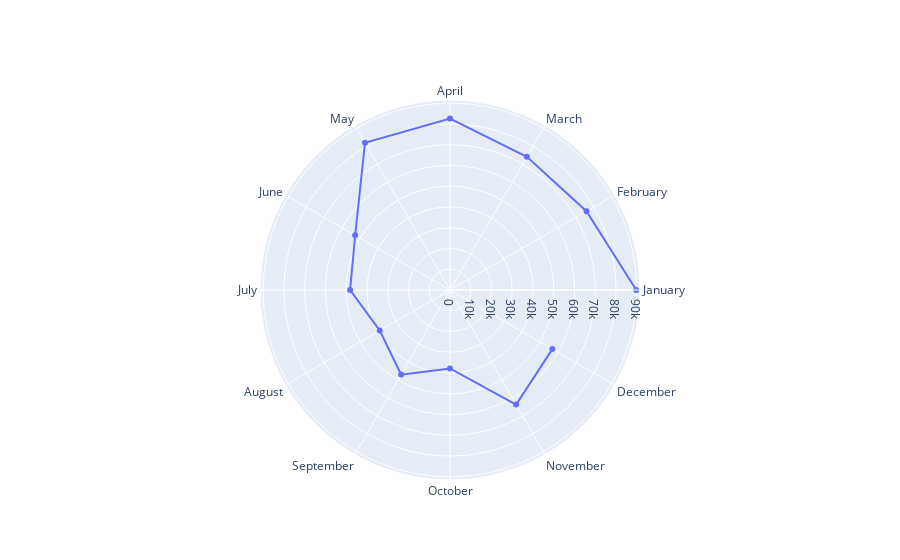

Notebook source saved alongside this figure:
### Code cell
import plotly.graph_objects as go
from plotly.subplots import make_subplots

fig = make_subplots(rows=1, cols=1, specs=[[{'type': 'polar'}]*1]*1)
df_2022 = df[df["annee"]==2022]
fig.add_trace(go.Scatterpolar(
      name = "angular categories",
      r = df_2022["poids_enquete_kg"],
      theta = df_2022["mois_nom"].astype("str"),
    ), 1, 1)
fig.show()

### Figure 1 — Plotly figure (JSON) as saved in the notebook; plotly's stock layout.template omitted (floating-point values rounded to 4 significant figures)
{"data": [{"name": "angular categories", "r": [89697, 75890, 74073, 82573, 81882, 52743, 48099, 39061, 47055, 37800, 63705, 56930.0], "subplot": "polar", "theta": ["January", "February", "March", "April", "May", "June", "July", "August", "September", "October", "November", "December"], "type": "scatterpolar"}], "layout": {"polar": {"domain": {"x": [0, 1], "y": [0, 1]}}}}
